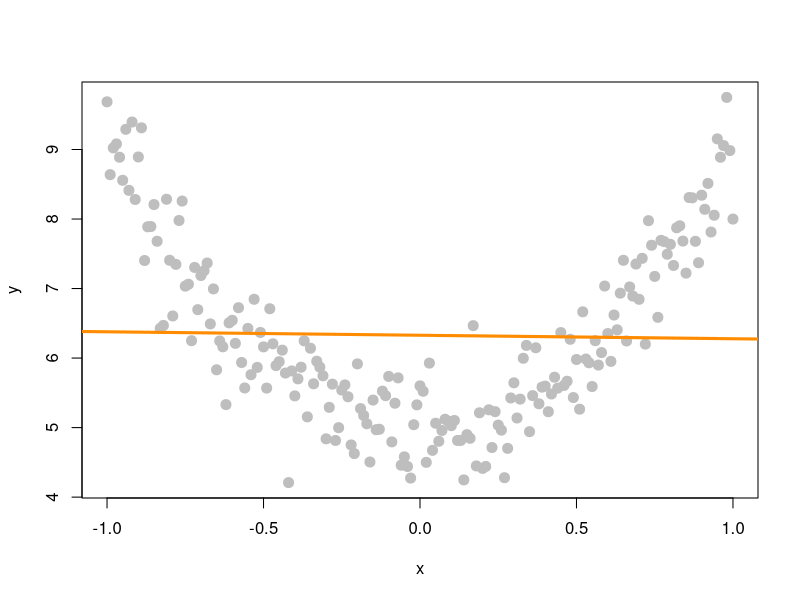

Here is the R script that generated this plot:
## ---- chunk 1
knitr::opts_chunk$set(cache = TRUE, autodep = TRUE, fig.align = "center")
## ---- chunk 2
set.seed(42)
x <- seq(-1, 1, 0.01)
y <- 5 + 4 * x ^ 2 + rnorm(length(x), 0, 0.5)
plot(x, y, pch  = 20, cex  = 2, col  = "grey")
abline(lm(y ~ x), lwd = 3, col = "darkorange")
